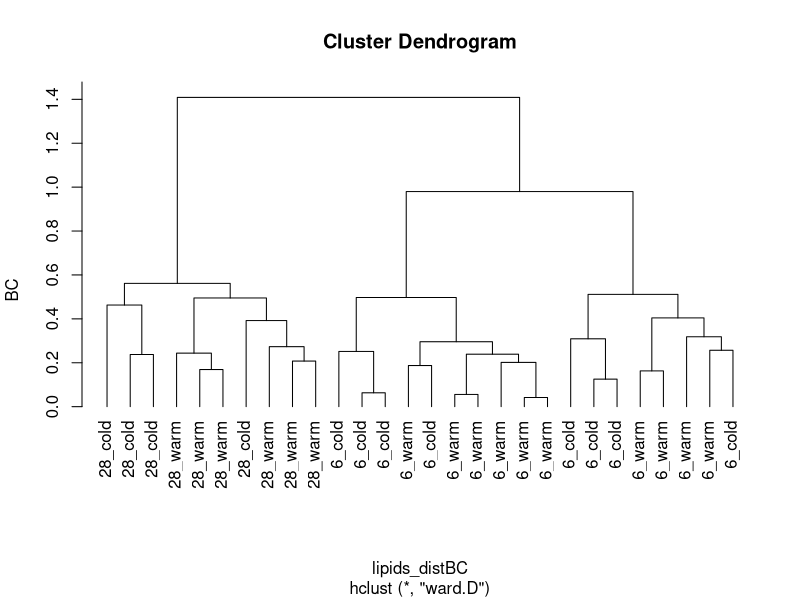
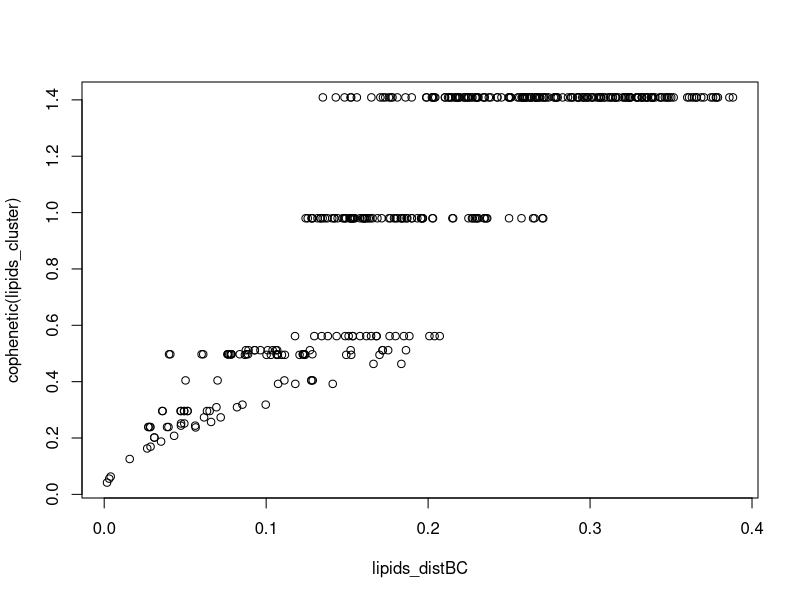
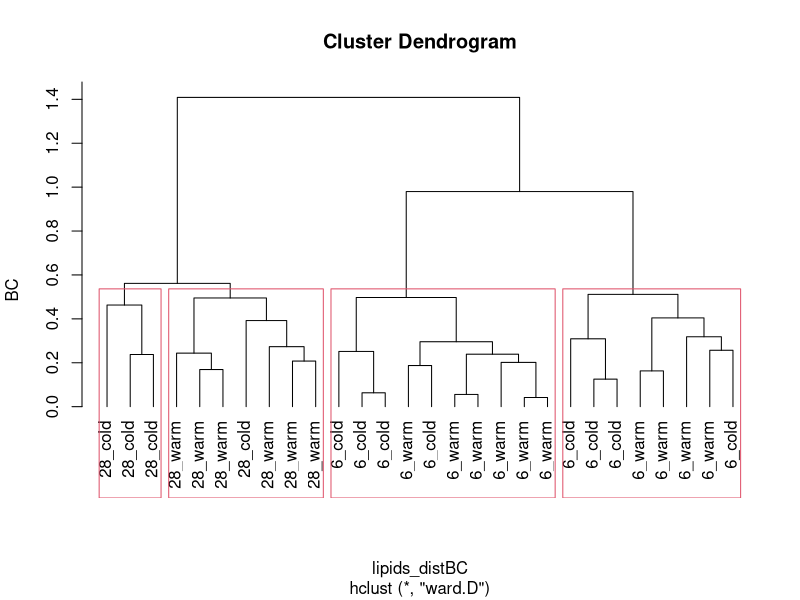
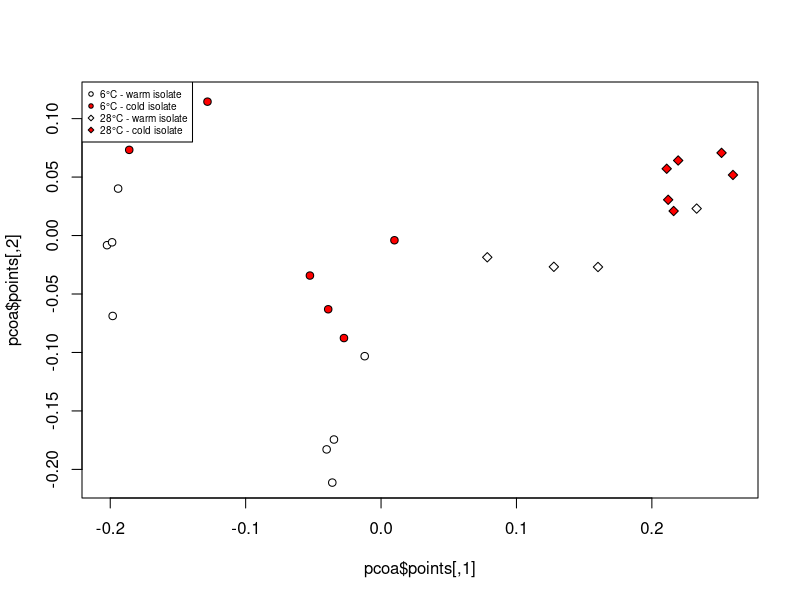
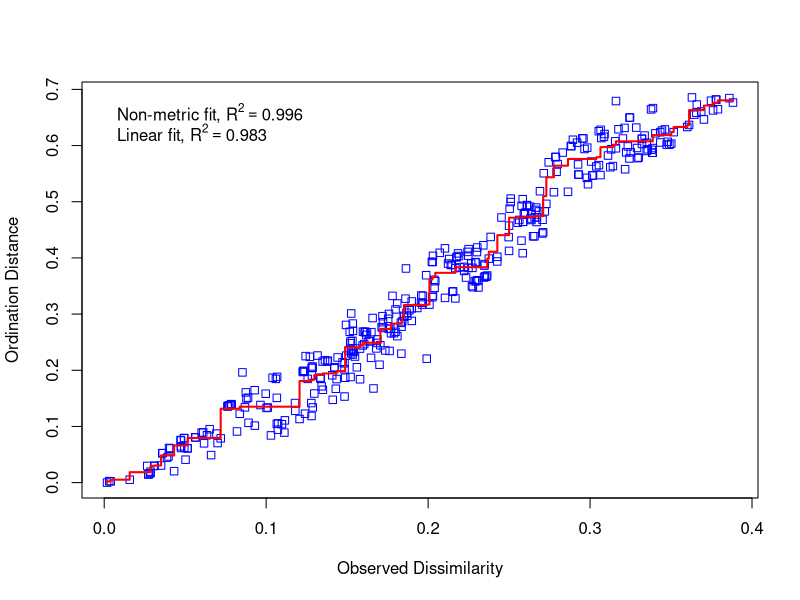
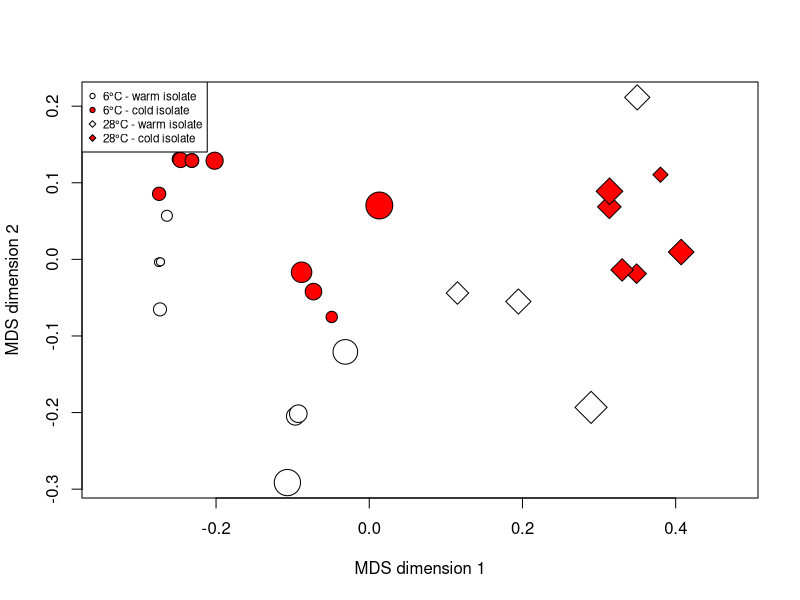
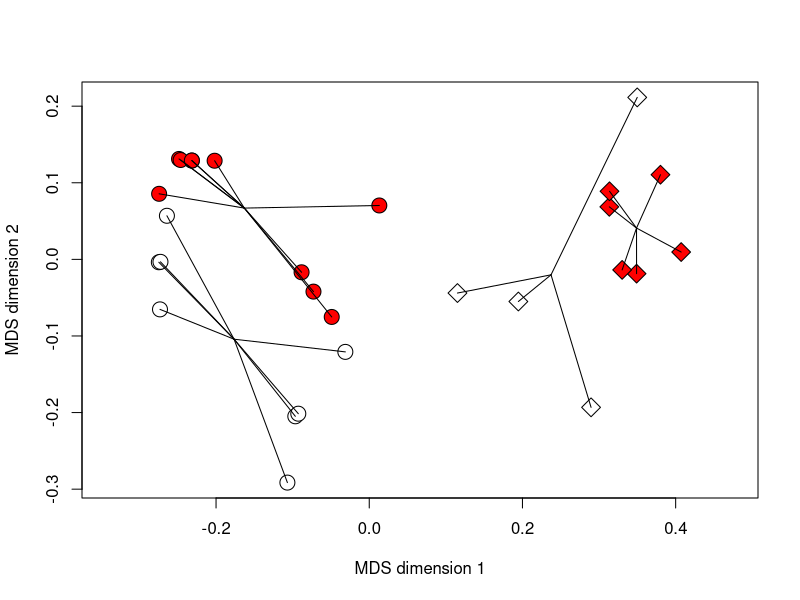
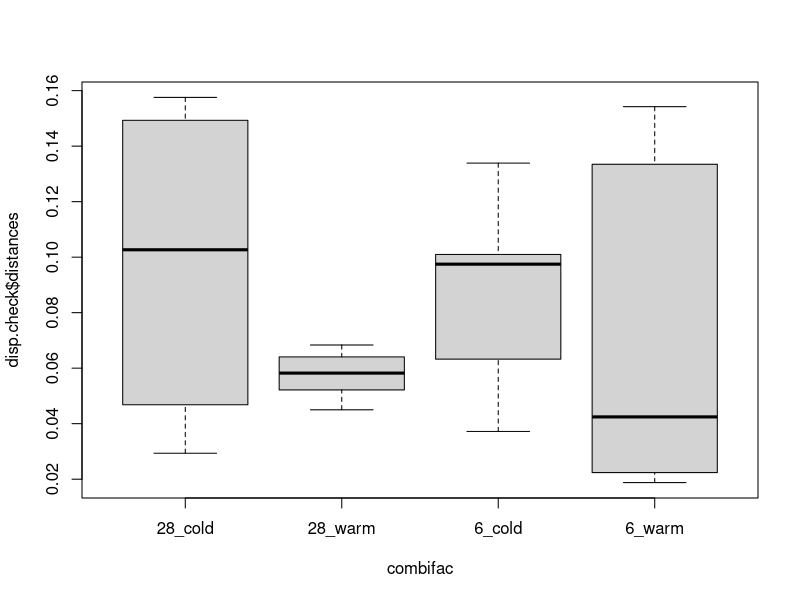

Here is the R script that generated these plots, in order:
## ---- chunk 1
knitr::opts_chunk$set(fig.width=5, fig.height=5, fig.align="center", collapse = TRUE, comment = "##", dev="png")
library(RColorBrewer)
cols = brewer.pal(8, "Set1")

## to use tables
library(knitr)
library(kableExtra)
library(vegan)
## ---- chunk 2
lipids<-read.table(file="data/BacterialMembrane.txt",header=TRUE)
names(lipids)
lip_data<-lipids[,4:20]
# abbreviations: MU = mono-unsaturated, SA = saturated, nb = non-branched, b = branched
# SA_branprop = proportion of branched and saturated FAs
# theory: unsaturated and branched FAs increase fluidity of membrane
# test (i) adaptation vs. (ii) acclimatization to temperature by changing FA composition of membranes

isolate<-factor(lipids$isolate)
temperature<-factor(lipids$temperature)
combifac<-factor(paste(temperature,"_",isolate,sep=""))

## distance matrix: Euclidean distance on arcsine-sqr-data
as_lip_data<-asin(sqrt(lip_data)) # very old-school, better don´t do ;-)
lipids_distE<-vegdist(as_lip_data, method="euclidean") 

## alternatively: Bray-Curtis distance with proportional data
lipids_distBC<-vegdist(lip_data, method="bray")

# cluster analysis #
# various agglomeration methods available and the choice is important, explore method=
# "single": nearest neighbour counts (good for gradients, but makes chains)
# "complete": all group members must be close, farthest group member counts (makes small spheric groups, good to find outliers)
# "average": compromise average strategy, new member joins at mean distance to all group members, actually UPGMA
# "ward.D": aims at minimizing within-group sums of squares of distances
lipids_cluster<-hclust(lipids_distBC, method = "ward.D")
lipids_cluster$height<-sqrt(lipids_cluster$height) # may help

# then compare effect of agglomeration method on dendrogram
plot(lipids_cluster, hang = -1, labels = combifac, ylab = "BC")

# which agglomeration method (and thus dendrogram) is best?
cophenetic(lipids_cluster) # linkage distances in dendrogram
plot(lipids_distBC,cophenetic(lipids_cluster))
cor(lipids_distBC,cophenetic(lipids_cluster),method="spearman")

cutree(lipids_cluster,k=4)
cutree(lipids_cluster,h=0.05)

plot(lipids_cluster, hang = -1, labels = combifac, ylab = "BC")
rect.hclust(lipids_cluster,k=4) # or specify height h instead of k

## ---- chunk 3
# using the same distance matrix as cluster analysis 
pcoa<-cmdscale(lipids_distBC,k=2,eig=TRUE,add=TRUE)
# argument add=TRUE means a constant is added to distances to avoid negative eigenvalues

cumsum(pcoa$eig/sum(pcoa$eig)) # contributions of various PCoA axes
# first two axes cover 67% of variation of distances

pcoa$points # the site scores (coordinates in reduced space)

col.isolate<-isolate
levels(col.isolate)<-c("white","red")
col.isolate<-as.character(col.isolate)

pch.temperature<-as.numeric(as.character(temperature))
pch.temperature[pch.temperature==6]<-21
pch.temperature[pch.temperature==28]<-23

plot(pcoa$points,pch=pch.temperature,bg=col.isolate)
legend("topleft",pch=c(21,21,23,23),pt.bg=c("white","red","white","red"),
       legend=c("6°C - warm isolate","6°C - cold isolate","28°C - warm isolate","28°C - cold isolate"),cex=0.6)
## ---- chunk 4
# non-metric multidimensional scaling (NMDS) #
# note that all resulting axes are equally important, plots may be rotated as needed

# using the same distance matrix as cluster analysis 
#mds_lipids<-isoMDS(lipids_distBC, k = 2, maxit=1000)
mds_lipids<-metaMDS(comm=lip_data, distance="bray", k = 2,trymax=100)

mds_lipids$stress # approximately 6.8% of dissimilarities remain unrepresented
mds_lipids$points # the site scores
stressplot(mds_lipids,lipids_distBC)
(gof<-goodness(mds_lipids,statistic="distance")) # goodness of fit by NMDS for each sample

# plotting of MDS scores
plot(mds_lipids$points,asp=1,xlab="MDS dimension 1",ylab="MDS dimension 2")
points(mds_lipids$points,pch=pch.temperature,bg=col.isolate,cex=gof*200) # to check goodness of fit, large symbol means bad fit

legend("topleft",pch=c(21,21,23,23),pt.bg=c("white","red","white","red"),
	legend=c("6°C - warm isolate","6°C - cold isolate","28°C - warm isolate","28°C - cold isolate"),cex=0.7)
## ---- chunk 5
plot(mds_lipids$points,pch=pch.temperature,bg=col.isolate,asp=1,xlab="MDS dimension 1",ylab="MDS dimension 2",cex=2)
ordispider(mds_lipids$points,groups=combifac)
## ---- chunk 6
# PERMANOVA - non-parametric permutational MANOVA #
# a multivariate hypothesis test: 
# two factors and 1 multivariate response = "membrane FA composition"

# first testing for homogeneity of dispersion (homogeneous distances to group centroids)
disp.check<-betadisper(lipids_distBC,combifac)
disp.check$distances
boxplot(disp.check$distances~combifac)
anova(lm(disp.check$distances~combifac))
anova(disp.check)
permutest(disp.check)

# the actual PERMANOVA
adonis(lipids_distBC~isolate*temperature)
## ---- chunk 7
cap<-capscale(lipids_distBC~isolate*temperature)
summary(cap)

anova(cap,by="axis",model="direct",perm.max=9999,step=1000)
anova(cap,by="terms",model="direct",perm.max=9999,step=1000)

# all functions more or less taken from RDA
# e.g. to get site scores for plotting
#scores(cap,display="sites")[,1:2]
